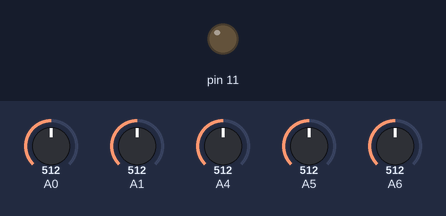
Bench run of a sketch on a simulated Arduino Uno, built with avr-gcc and run on an emulated ATmega328P. Shown: output pins drawn as LEDs (lit = HIGH). The inputs (shaded band) are chosen by the test bench; at power-on: A5 = 512, A0 = 512, A1 = 512, A4 = 512, A6 = 512. What the sketch prints to the serial monitor is not drawn.

Above: at 1.2 s.
1.3 s: A5 set to 28
2.8 s: A5 set to 22
At 3.9 s:
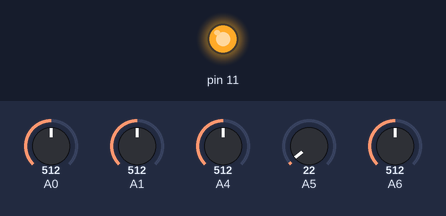
4.3 s: A5 set to 122
At 4.9 s:
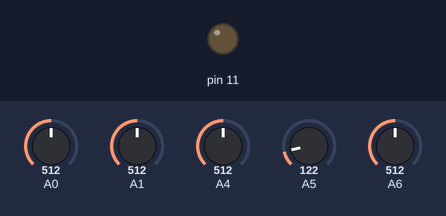
5.8 s: A5 set to 15
At 7.2 s:
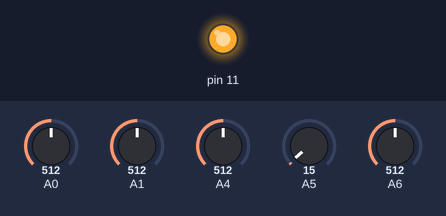
Timing chart, 0 to 8.3 s (numbered marks = the images above; inputs shaded):
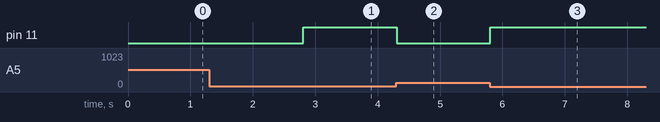

The sketch:

infrarojo.ino
```cpp
void setup() {
  pinMode(11,OUTPUT);
  Serial.begin(9600);
}


void loop() {

  int sensor = analogRead(A5);
Serial.println(analogRead(sensor));
  if(sensor<25){
    digitalWrite(11,HIGH);

  }else{
    digitalWrite(11,LOW);

  }
      delay(10);
}
```

Measured:
- the behaviour switches between 25 and 24 on A5 (found by bisection; images 0 and 1)
- after the input at 1.3 s, every drawn part: stays the same
- after the input at 2.8 s, pin 11: LOW → HIGH at once
- after the input at 4.3 s, pin 11: HIGH → LOW at once
- after the input at 5.8 s, pin 11: LOW → HIGH at once
